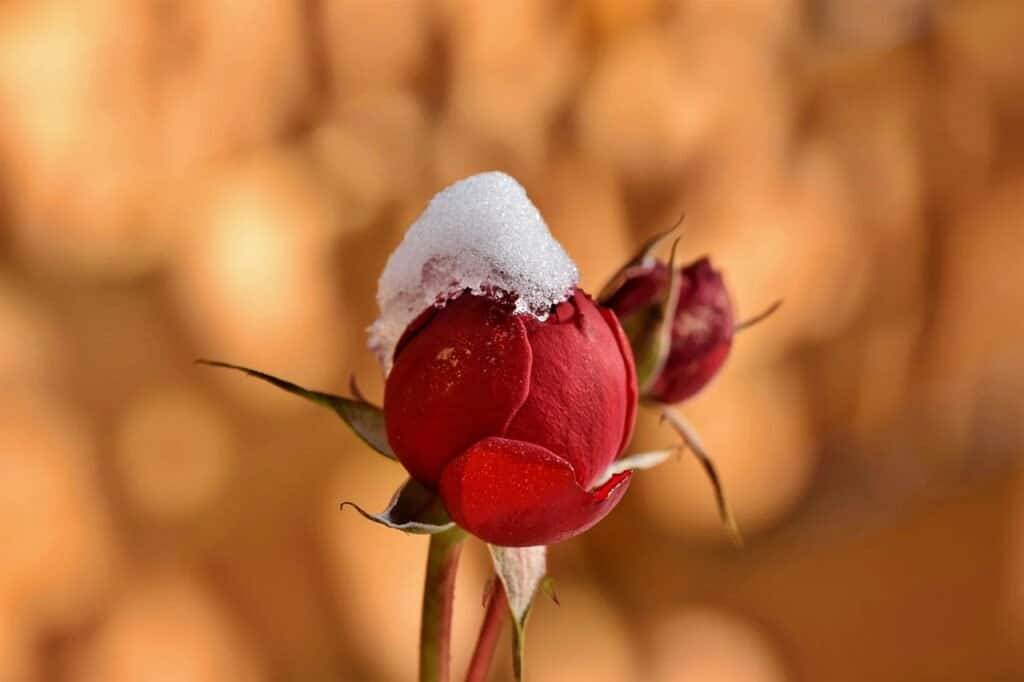
#> input picture Lab-02/test.jpg, 1024 x 682 px
$ python q2.py
#> lines starting #> are read from the running program, lines starting #| are printed output that depends on the picture
import cv2
import numpy as np
import matplotlib.pyplot as plt

# Load the input and reference images
input_img = cv2.imread('test.jpg', cv2.IMREAD_GRAYSCALE)
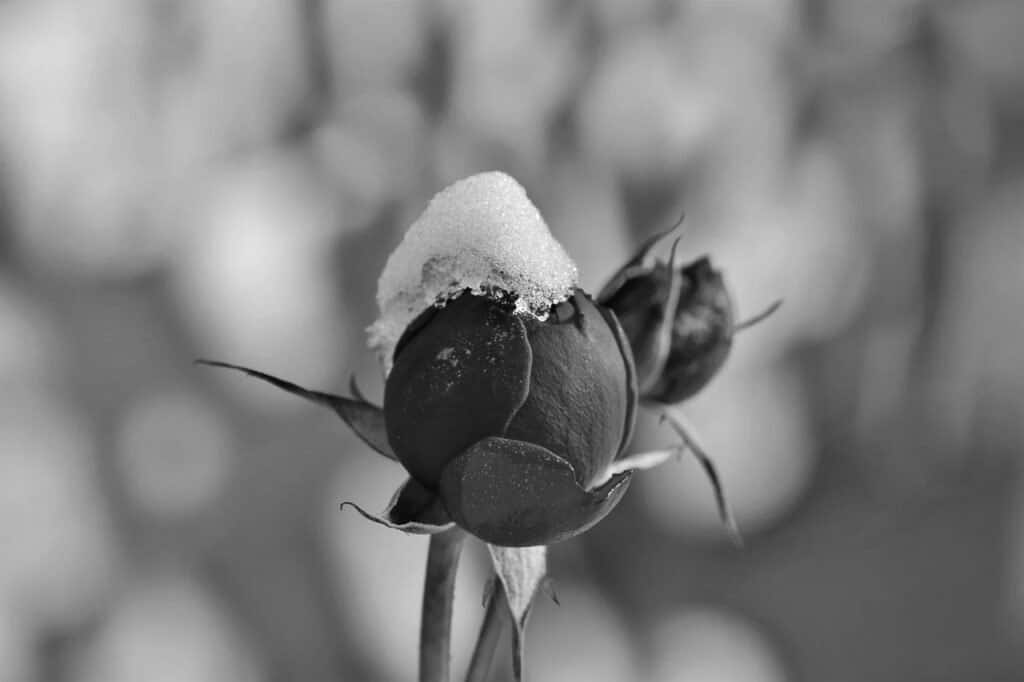
#> input_img: shape (682, 1024); min 0, max 255, mean 127
reference_img = cv2.imread('reference.jpeg', cv2.IMREAD_GRAYSCALE)
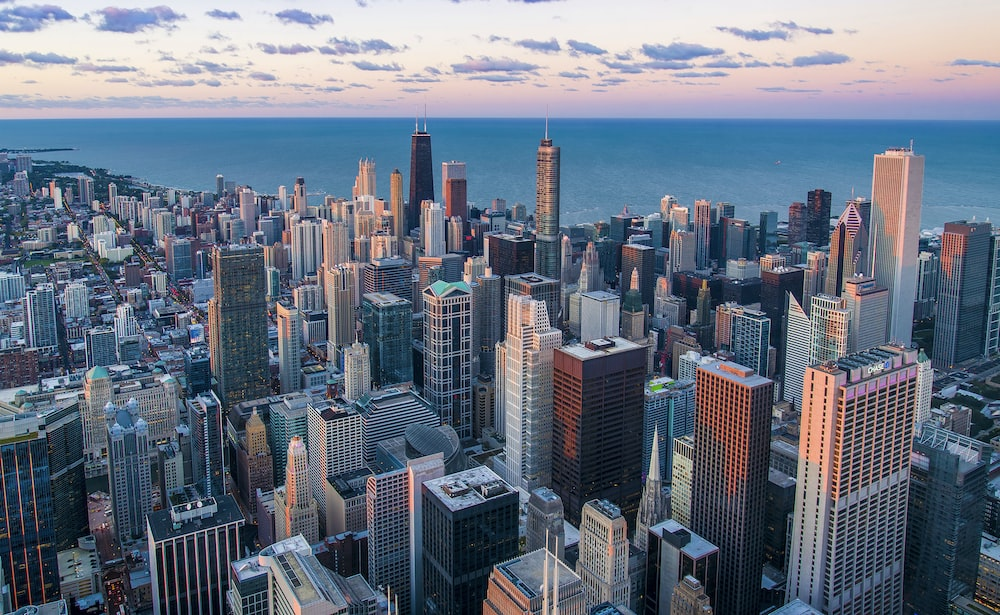
#> input picture Lab-02/reference.jpeg, 1000 x 615 px
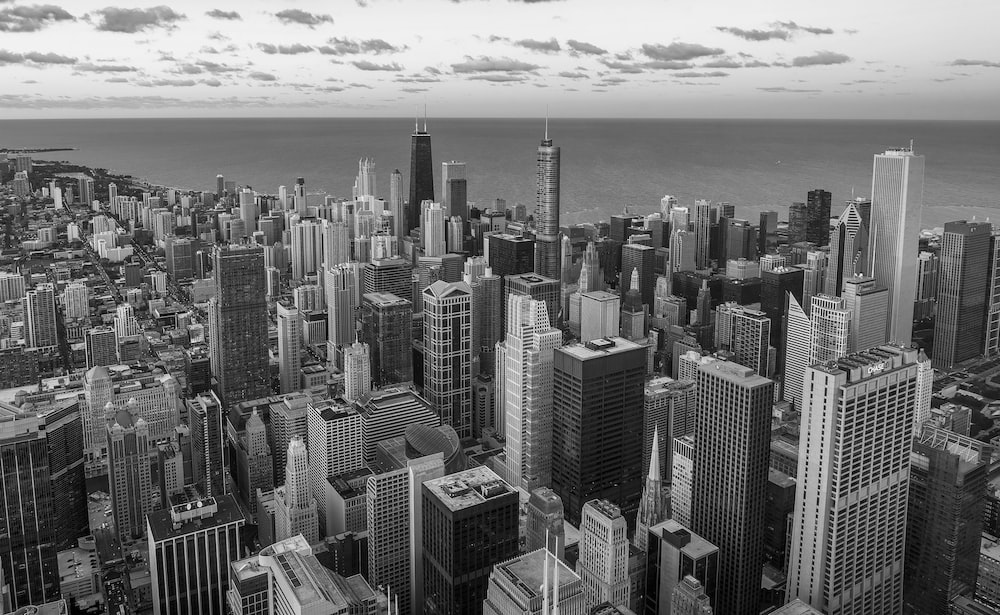
#> reference_img: shape (615, 1000); min 0, max 255, mean 113.2

# Calculate histograms for the input and reference images
hist_input, _ = np.histogram(input_img.flatten(), bins=256, range=[0, 256])
#> hist_input = 256 values, max 11160 at index 85, min 0 at index 248, mean 2728
hist_reference, _ = np.histogram(reference_img.flatten(), bins=256, range=[0, 256])
#> hist_reference = 256 values, max 8185 at index 238, min 0 at index 251, mean 2402.3

# Calculate cumulative distribution functions (CDFs) for the histograms
cdf_input = hist_input.cumsum()
#> cdf_input = 256 values from 12 to 698368
cdf_reference = hist_reference.cumsum()
#> cdf_reference = 256 values from 2677 to 615000

# Normalize the CDFs to have values in the range [0, 255]
cdf_input_normalized = (cdf_input - cdf_input.min()) * 255 / (cdf_input.max() - cdf_input.min())
#> cdf_input_normalized = 256 values from 0 to 255
cdf_reference_normalized = (cdf_reference - cdf_reference.min()) * 255 / (cdf_reference.max() - cdf_reference.min())
#> cdf_reference_normalized = 256 values from 0 to 255

# Create a lookup table for histogram specification
lut = np.interp(cdf_input_normalized, cdf_reference_normalized, np.arange(256))
#> lut = 256 values from 0 to 255

# Apply the lookup table to the input image to perform histogram specification
output_img = cv2.LUT(input_img, lut.astype(np.uint8))
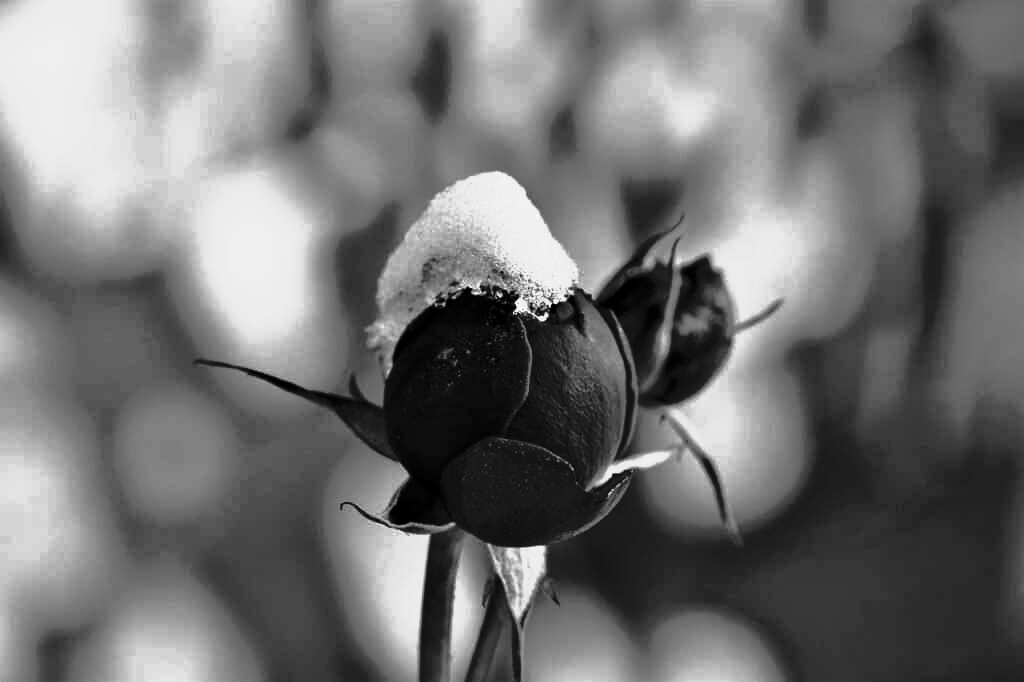
#> output_img: shape (682, 1024); min 0, max 255, mean 113.6

# Display the input, reference, and output images
plt.figure(figsize=(15, 8))

plt.subplot(2, 3, 1)
plt.title('Input Image')
plt.imshow(input_img, cmap='gray')
plt.axis('off')

plt.subplot(2, 3, 2)
plt.title('Reference Image')
plt.imshow(reference_img, cmap='gray')
plt.axis('off')

plt.subplot(2, 3, 3)
plt.title('Output Image')
plt.imshow(output_img, cmap='gray')
plt.axis('off')

plt.subplot(2, 3, 4)
plt.title('Histogram of Input Image')
plt.hist(input_img.ravel(), bins=256, range=[0, 256], color='blue', alpha=0.7)
plt.xlim([0, 256])

plt.subplot(2, 3, 5)
plt.title('Histogram of Reference Image')
plt.hist(reference_img.ravel(), bins=256, range=[0, 256], color='blue', alpha=0.7)
plt.xlim([0, 256])

plt.subplot(2, 3, 6)
plt.title('Histogram of Output Image')
plt.hist(output_img.ravel(), bins=256, range=[0, 256], color='blue', alpha=0.7)
plt.xlim([0, 256])

plt.tight_layout()
plt.show()
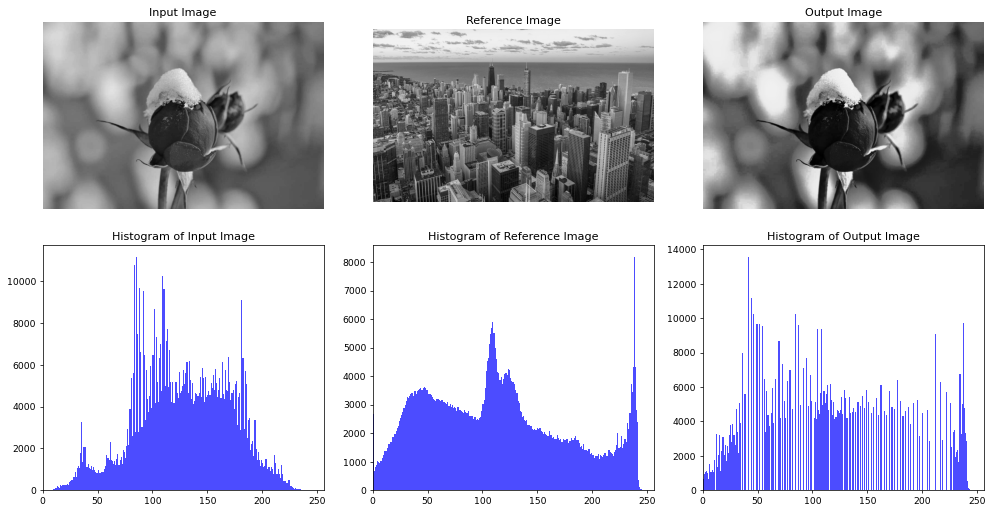
#> figure drawn by matplotlib, 6 panels; panel 4: tallest bar 11160 high, from x = 85 to 86; panel 5: tallest bar 8185 high, from x = 238 to 239; panel 6: tallest bar 13568 high, from x = 41 to 42
